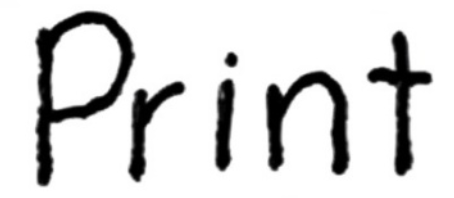
#> input picture backend/atest/print2.png, 454 x 198 px, found by its file name
$ python angularity.py
#> lines starting #> are read from the running program, lines starting #| are printed output that depends on the picture; after the words box and inside, x2 and y2 are one past the last pixel; in counts of white or black regions, pixels touching at a corner belong together
import cv2
import numpy as np
import matplotlib.pyplot as plt
import base64
from io import BytesIO
import math


class AngularityAnalyzer:
    def __init__(self, image_input, is_base64=True):
        """
        Initializes the analyzer by loading the image.

        Parameters:
            image_input (str): Base64 encoded image string or image file path.
            is_base64 (bool): True if image_input is base64, False if it's a path.
        """
#> called with is_base64 = False
        self.img = None
        if is_base64:
            img_data = base64.b64decode(image_input)
            nparr = np.frombuffer(img_data, np.uint8)
            self.img = cv2.imdecode(nparr, cv2.IMREAD_COLOR)  # Load as color
            if self.img is None:
                raise ValueError("Could not decode base64 image.")
        else:
            self.img = cv2.imread(image_input, cv2.IMREAD_COLOR)  # Load as color
#> self.img is the input picture: shape (198, 454, 3); mean B, G, R 216.8, 216.8, 216.8
            if self.img is None:
                raise ValueError(f"Could not read image at path: {image_input}")

        self.original_height, self.original_width = self.img.shape[:2]

        # --- Attributes to store intermediate and final results ---
        self.gray_image = None
        self.binary_image = None
        self.contours = []
        self.simplified_polygons = []
        # Store aggregated raw data for statistics calculation
        self.all_turning_angles = []
        self.all_circularities = []
        self.all_vertex_densities = []
        self.all_areas = []

    def _reset_analysis_data(self):
        """Clears data from previous analysis runs."""
        self.contours = []
        self.simplified_polygons = []
        self.all_turning_angles = []
        self.all_circularities = []
        self.all_vertex_densities = []
        self.all_areas = []

    def preprocess_image(self, blur_ksize=5):
        """
        Applies preprocessing: Grayscale, Blur, Thresholding.
        Stores results in self.gray_image and self.binary_image.

        Parameters:
            blur_ksize (int): Kernel size for Gaussian Blur (odd number > 1). 0 or 1 disables blur.
        """
        if self.img is None:
            # This should ideally not happen if __init__ succeeded
            raise RuntimeError("Cannot preprocess: Original image not loaded.")

        # 1. Convert to Grayscale
        if len(self.img.shape) == 3:
            self.gray_image = cv2.cvtColor(self.img, cv2.COLOR_BGR2GRAY)
        else:  # Assume already grayscale
            self.gray_image = self.img.copy()

        processed = self.gray_image.copy()

        # 2. Noise Reduction (Optional)
        if blur_ksize > 1:
            ksize = blur_ksize if blur_ksize % 2 != 0 else blur_ksize + 1
            processed = cv2.GaussianBlur(processed, (ksize, ksize), 0)

        # 3. Binarization (Otsu's method)
        _, self.binary_image = cv2.threshold(processed, 0, 255, cv2.THRESH_BINARY_INV + cv2.THRESH_OTSU)

        # Optional Morphological ops could modify self.binary_image here

    def _find_and_analyze_contours(self, approx_epsilon_factor=0.01, contour_min_area=50):
        """
        Finds contours in self.binary_image, analyzes their geometry,
        and stores aggregated data (angles, circularities, etc.) and simplified polygons.
        """
        if self.binary_image is None:
            raise RuntimeError("Cannot find contours: Preprocessing not done or failed.")

        # Find contours
        self.contours, _ = cv2.findContours(self.binary_image, cv2.RETR_EXTERNAL, cv2.CHAIN_APPROX_SIMPLE)

        # Reset lists before populating
        self.simplified_polygons = []
        self.all_turning_angles = []
        self.all_circularities = []
        self.all_vertex_densities = []
        self.all_areas = []

        # Analyze each contour
        for cnt in self.contours:
            analysis_result = self._analyze_contour_geometry(
                cnt,
                epsilon_factor=approx_epsilon_factor,
                min_area=contour_min_area
            )
            if analysis_result:
                simplified_poly, angles, circularity, vertex_density, area = analysis_result
                # Aggregate results from valid contours
                self.simplified_polygons.append(simplified_poly)
                self.all_turning_angles.extend(angles)
                self.all_circularities.append(circularity)
                self.all_vertex_densities.append(vertex_density)
                self.all_areas.append(area)

    # --- Contour Geometry Helper Methods (largely unchanged) ---

    def _calculate_contour_metrics(self, contour):
        area = cv2.contourArea(contour)
        perimeter = cv2.arcLength(contour, True)
        return area, perimeter

    def _calculate_circularity(self, area, perimeter):
        if perimeter == 0: return 0.0
        return (4 * math.pi * area) / (perimeter ** 2)

    def _calculate_turning_angles(self, polygon):
        angles = []
        num_points = polygon.shape[0]
        if num_points < 3: return []
        for i in range(num_points):
            p1 = polygon[(i - 1 + num_points) % num_points]
            p2 = polygon[i]
            p3 = polygon[(i + 1) % num_points]
            v1, v2 = p1 - p2, p3 - p2
            norm_v1, norm_v2 = np.linalg.norm(v1), np.linalg.norm(v2)
            if norm_v1 == 0 or norm_v2 == 0: continue
            dot_product = np.dot(v1, v2)
            cos_angle = np.clip(dot_product / (norm_v1 * norm_v2), -1.0, 1.0)
            angle = np.degrees(np.arccos(cos_angle))
            angles.append(angle)
        return angles

    def _analyze_contour_geometry(self, contour, epsilon_factor=0.01, min_area=50):
        area, perimeter = self._calculate_contour_metrics(contour)
        if area < min_area or perimeter == 0: return None
        circularity = self._calculate_circularity(area, perimeter)
        epsilon = epsilon_factor * perimeter
        approx = cv2.approxPolyDP(contour, epsilon, True)
        simplified_poly = approx.reshape(-1, 2)
        if simplified_poly.shape[0] < 3: return None
        turning_angles = self._calculate_turning_angles(simplified_poly)
        vertex_count = simplified_poly.shape[0]
        vertex_density = vertex_count / perimeter
        return simplified_poly, turning_angles, circularity, vertex_density, area

    def _calculate_statistics(self):
        """
        Calculates summary statistics based on the aggregated contour data
        and stores them in self.metrics.
        """
        total_vertices = len(self.all_turning_angles)
        shape_count = len(self.simplified_polygons)  # Use count of successfully analyzed polygons

        metrics = {
            'avg_turning_angle': np.mean(self.all_turning_angles) if total_vertices > 0 else 0,
            'std_dev_turning_angle': np.std(self.all_turning_angles) if total_vertices > 0 else 0,
            'median_turning_angle': np.median(self.all_turning_angles) if total_vertices > 0 else 0,

            'avg_circularity': np.mean(self.all_circularities) if shape_count > 0 else 0,
            'std_dev_circularity': np.std(self.all_circularities) if shape_count > 0 else 0,
            'median_circularity': np.median(self.all_circularities) if shape_count > 0 else 0,

            'avg_vertex_density': np.mean(self.all_vertex_densities) if shape_count > 0 else 0,
            'avg_area': np.mean(self.all_areas) if shape_count > 0 else 0,
            'total_area': np.sum(self.all_areas),

            'total_vertices': total_vertices,
            'shape_count': shape_count,  # Count of analyzed shapes meeting criteria
            'avg_vertices_per_shape': total_vertices / shape_count if shape_count > 0 else 0
        }
        return metrics

    def _generate_visualization(self, pp_blur_ksize, approx_epsilon_factor, metrics):
        """
        Generates the visualization plot using stored data (images, polygons, metrics)
        and appends the base64 encoded graph to self.graphs.
        """
        graphs = []

        # Prepare images for plotting
        img_rgb = cv2.cvtColor(self.img, cv2.COLOR_BGR2RGB)

        plt.figure("Handwriting Style Analysis", figsize=(12, 10))

        # Plot 1: Original Image
        plt.subplot(2, 2, 1)
        plt.imshow(img_rgb)
        plt.title("Original Image")
        plt.axis('off')

        # Plot 2: Preprocessed Binary Image
        plt.subplot(2, 2, 2);
        plt.imshow(self.binary_image, cmap='gray')
        plt.title(f"Preprocessed (Blur K={pp_blur_ksize}, Otsu)")
        plt.axis('off')

        # Plot 3: Simplified Polygons on Original
        plt.subplot(2, 2, 3)
        plt.imshow(img_rgb)
        for poly in self.simplified_polygons:
            poly_closed = np.vstack([poly, poly[0]])
            plt.plot(poly_closed[:, 0], poly_closed[:, 1], 'r-', linewidth=1)
        plt.title(f"Simplified Polygons (Eps Factor: {approx_epsilon_factor})")
        plt.axis('off')

        # Plot 4: Turning Angle Histogram
        plt.subplot(2, 2, 4)
        if self.all_turning_angles:
            plt.hist(self.all_turning_angles, bins=30, range=(0, 180))
            plt.axvline(metrics['avg_turning_angle'], color='r', ls='--', lw=2,
                        label=f"Mean: {metrics['avg_turning_angle']:.1f}°")
            plt.axvline(metrics['median_turning_angle'], color='g', ls=':', lw=2,
                        label=f"Median: {metrics['median_turning_angle']:.1f}°")
            plt.legend()
        else:
            plt.text(0.5, 0.5, 'No valid angles found', ha='center', va='center', transform=plt.gca().transAxes)
        plt.title(f"Turning Angle Dist. (Vertices: {metrics['total_vertices']})")
        plt.xlabel("Angle (°)")
        plt.ylabel("Frequency")
        plt.xlim(0, 180)

        plt.tight_layout()

        # Save plot to buffer and encode
        buf = BytesIO()
        plt.savefig(buf, format='png', bbox_inches='tight')
        buf.seek(0)
        plot_base64 = base64.b64encode(buf.getvalue()).decode('utf-8')
        plt.close()  # Close the figure

        graphs.append(plot_base64)
        return graphs

    def analyze(self, debug=False, approx_epsilon_factor=0.01, pp_blur_ksize=5, contour_min_area=50):
        """
        Orchestrates the analysis process: preprocess, find/analyze contours,
        calculate statistics, and optionally generate visualization.

        Parameters:
            debug (bool): Generate visualization plots if True.
            approx_epsilon_factor (float): Controls polygon simplification detail.
            pp_blur_ksize (int): Kernel size for preprocessing blur.
            contour_min_area (float): Minimum area for contours to be analyzed.

        Returns:
            dict: Contains 'metrics' dictionary and 'graphs' list (if debug=True).
        """
        # --- 0. Reset data from previous runs ---
        self._reset_analysis_data()

        # --- 1. Preprocess ---
        self.preprocess_image(blur_ksize=pp_blur_ksize)
#> in preprocess_image, `_, self.binary_image = cv2.threshold(processed, 0, 255, cv2.THRESH_BIN..`:
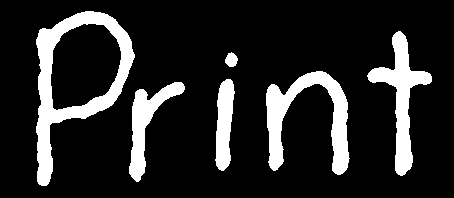
#> self.binary_image: shape (198, 454); 15.5% white; 6 white regions

        # --- 2. Find and Analyze Contours ---
        self._find_and_analyze_contours(
            approx_epsilon_factor=approx_epsilon_factor,
            contour_min_area=contour_min_area
        )
#> in _find_and_analyze_contours, `self.contours, _ = cv2.findContours(self.binary_image, cv2.RETR_EXTERN..`: self.contours = 6 contours; box (x1, y1, x2, y2) and area: (36, 11, 135, 186) 9178, (266, 71, 350, 175) 3058, (367, 31, 432, 176) 2518, (129, 82, 185, 182) 1670, (215, 79, 235, 171) 1178, (225, 52, 238, 67) 120
#> the loop in _find_and_analyze_contours, `for cnt in self.contours:` made 6 passes
#> (epsilon in _analyze_contour_geometry, vertex_count in _analyze_contour_geometry) on passes 2, 6: (2.05, 8), (5.03, 9)
#> after the loop in _find_and_analyze_contours, `for cnt in self.contours:`: self.all_areas = [1670.5, 1178, 3058, 120, 2517.5, 9178.5]; self.all_circularities = [0.251, 0.353, 0.147, 0.83, 0.194, 0.457]; self.all_turning_angles = 75 values, max 168.7 at index 13, min 38.9 at index 69, mean 120.4; self.all_vertex_densities = [0.0381, 0.039, 0.0274, 0.446, 0.0346, 0.0179]; self.simplified_polygons = 6 items

        # --- 3. Calculate Statistics ---
        metrics = self._calculate_statistics()
#> in _calculate_statistics, `total_vertices = len(self.all_turning_angles)`: total_vertices = 75
#> in _calculate_statistics, `shape_count = len(self.simplified_polygons)`: shape_count = 6
#> metrics = 12 items

        result = {
            'metrics': metrics,
            'graphs': [],
            'preprocessed_image': ''
        }

        # --- 4. Generate Visualization (Optional) ---
        if debug:
            result['graphs'] =  self._generate_visualization(
                pp_blur_ksize=pp_blur_ksize,
                approx_epsilon_factor=approx_epsilon_factor,
                metrics=metrics
            )
#> the loop in _generate_visualization, `for poly in self.simplified_polygons:` made 6 passes
#> in _generate_visualization, `plt.savefig(buf, format='png', bbox_inches='tight')`:
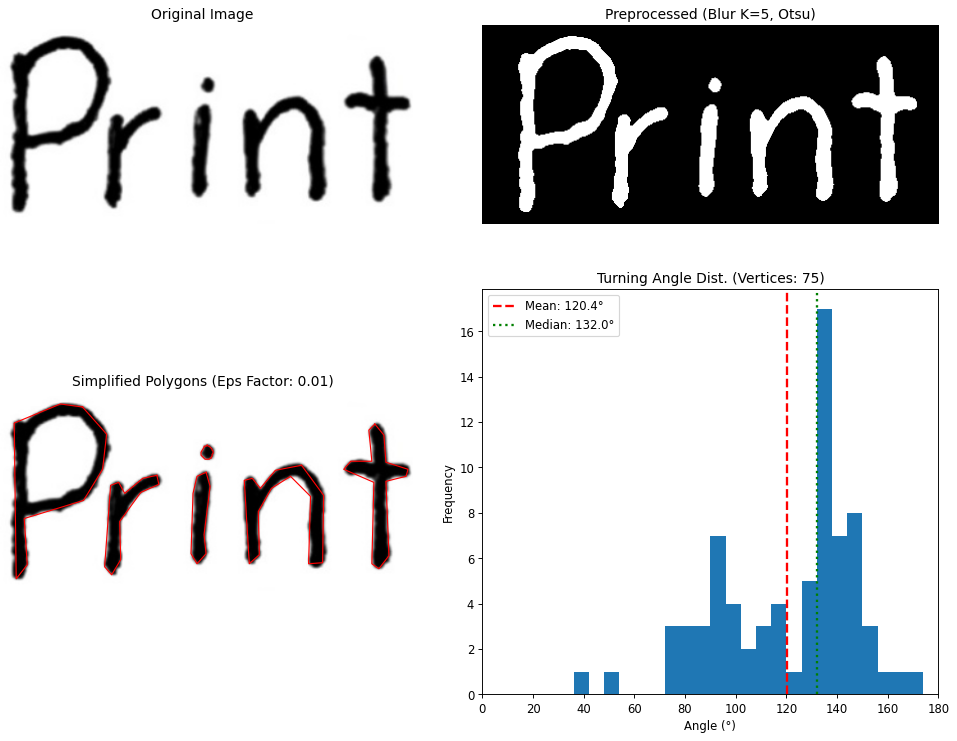
#> figure drawn by matplotlib, 4 panels; panel 4: tallest bar 17 high, from x = 132 to 138
            _, encoded_image = cv2.imencode('.png', self.binary_image)
#> encoded_image = 3143 values, max 255 at index 109, min 0 at index 8, mean 110.7
            result['preprocessed_image'] = base64.b64encode(encoded_image).decode('utf-8')

        # --- 5. Return Results ---
        return result

# === Example usage (remains the same) ===
if __name__ == "__main__":
    # --- Configuration ---
    image_path = r"C:\Users\Samson\Desktop\Coding\IPPR\NoteMercy_Extension\backend\atest\print2.png"  # Replace
    analyzer = AngularityAnalyzer(image_path, is_base64=False)
    results = analyzer.analyze(debug=True)
#> results = 3 items

    print("\n===== Angularity Analysis Results =====")
    metrics = results['metrics']
#> metrics = 12 items
    for key, value in metrics.items():
        if isinstance(value, float):
            print(f"{key}: {value:.4f}")
        else:
            print(f"{key}: {value}")
#> this loop made 12 passes
#> (key, value) on passes 1 to 8: ('avg_turning_angle', 120.4), ('std_dev_turning_angle', 27.73), ('median_turning_angle', 132), ('avg_circularity', 0.372), ('std_dev_circularity', 0.229), ('median_circularity', 0.302), ('avg_vertex_density', 0.1), ('avg_area', 2953.8)
#> (printed output is left out)

    # Display the image directly without saving
    if results['graphs']:
        from PIL import Image
        import io

        print("\nDisplaying visualization...")
        img_data = base64.b64decode(results['graphs'][0])
        img = Image.open(io.BytesIO(img_data))
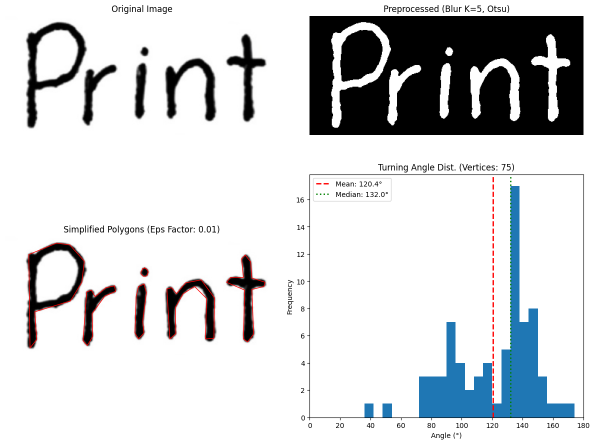
#> img: PIL image 1189x888 RGBA (shown at 1/2 size); mean R, G, B, A 209.5, 211.7, 213.7, 255
        img.show()  # This will open the image in your default image viewer
    if results['preprocessed_image']:
        print("\nDisplaying preprocessed image...")
        preprocessed_img_data = base64.b64decode(results['preprocessed_image'])
        preprocessed_img = Image.open(io.BytesIO(preprocessed_img_data))
        preprocessed_img.show()

$ run again, with backend/atest/print3.png copied over backend/atest/print2.png
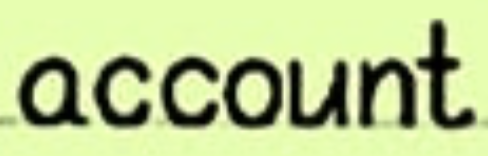
#> input picture backend/atest/print3.png, 488 x 156 px, found by its file name
#> in __init__, self.img is the input picture: shape (156, 488, 3); mean B, G, R 145.7, 204.3, 188.3
#> in preprocess_image, `_, self.binary_image = cv2.threshold(processed, 0, 255, cv2.THRESH_BIN..`:
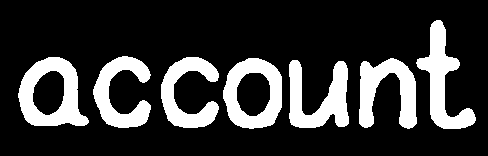
#> self.binary_image: shape (156, 488); 20.8% white; 7 white regions
#> self.contours = 7 contours; box (x1, y1, x2, y2) and area: (18, 57, 89, 126) 3512, (223, 58, 282, 129) 3320, (416, 20, 476, 129) 2216, (289, 60, 349, 128) 2130, (359, 58, 417, 129) 2120, (93, 56, 151, 128) 1909, (161, 57, 219, 128) 1898
#> the loop in _find_and_analyze_contours, `for cnt in self.contours:` made 7 passes
#> (epsilon in _analyze_contour_geometry, vertex_count in _analyze_contour_geometry) on passes 1 to 7: (3.5, 13), (3.38, 14), (2.19, 12), (3.28, 19), (2.44, 11), (3.25, 17), (3.4, 16)
#> after the loop in _find_and_analyze_contours, `for cnt in self.contours:`: self.all_areas = [2130, 2119.5, 3320.5, 1898, 3512, 1909, 2216.5]; self.all_circularities = [0.219, 0.233, 0.869, 0.222, 0.74, 0.227, 0.241]; self.all_turning_angles = 102 values, max 158.5 at index 31, min 53.02 at index 0, mean 126.9; self.all_vertex_densities = [0.0372, 0.0414, 0.0548, 0.058, 0.0451, 0.0523, 0.047]; self.simplified_polygons = 7 items
#> total_vertices = 102
#> shape_count = 7
#> in analyze, `metrics = self._calculate_statistics()`: metrics = 12 items
#> the loop in _generate_visualization, `for poly in self.simplified_polygons:` made 7 passes
#> encoded_image = 2909 values, max 255 at index 30, min 0 at index 8, mean 109.4
#> results = 3 items
#> `metrics = results['metrics']`: metrics = 12 items
#> the loop `for key, value in metrics.items():` made 12 passes
#> (key, value) on passes 1 to 8: ('avg_turning_angle', 126.9), ('std_dev_turning_angle', 22.84), ('median_turning_angle', 132.7), ('avg_circularity', 0.393), ('std_dev_circularity', 0.263), ('median_circularity', 0.233), ('avg_vertex_density', 0.048), ('avg_area', 2443.6)
#> (printed output is left out)
#> `img = Image.open(io.BytesIO(img_data))`:
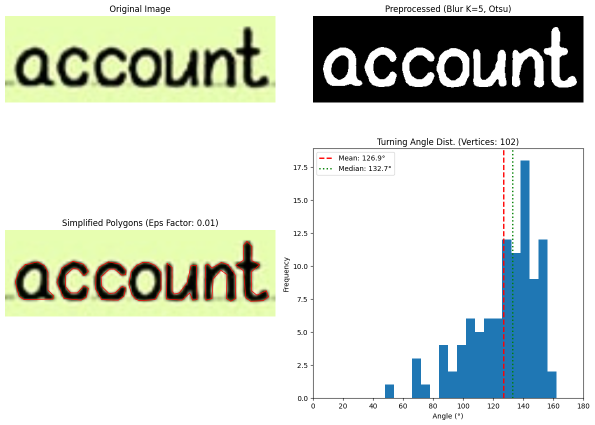
#> img: PIL image 1189x849 RGBA (shown at 1/2 size); mean R, G, B, A 211.5, 217.6, 209.7, 255
